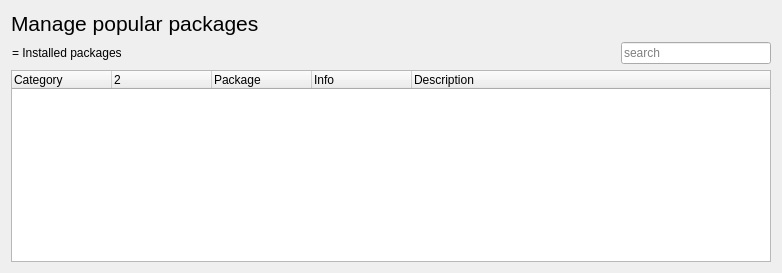
     <widget class="QWidget" name="tabPopular">
      <property name="sizePolicy">
       <sizepolicy hsizetype="Preferred" vsizetype="Expanding">
        <horstretch>0</horstretch>
        <verstretch>0</verstretch>
       </sizepolicy>
      </property>
      <attribute name="title">
       <string>Popular Applications</string>
      </attribute>
      <layout class="QGridLayout" name="gridLayout">
       <item row="3" column="0" colspan="4">
        <widget class="QTreeWidget" name="treePopularApps">
         <property name="frameShadow">
          <enum>QFrame::Shadow::Raised</enum>
         </property>
         <property name="tabKeyNavigation">
          <bool>true</bool>
         </property>
         <property name="selectionMode">
          <enum>QAbstractItemView::SelectionMode::SingleSelection</enum>
         </property>
         <column>
          <property name="text">
           <string>Category</string>
          </property>
         </column>
         <column>
          <property name="text">
           <string/>
          </property>
         </column>
         <column>
          <property name="text">
           <string>Package</string>
          </property>
         </column>
         <column>
          <property name="text">
           <string>Info</string>
          </property>
         </column>
         <column>
          <property name="text">
           <string>Description</string>
          </property>
         </column>
        </widget>
       </item>
       <item row="0" column="0" rowspan="2" colspan="2">
        <widget class="QLabel" name="label">
         <property name="text">
          <string>&lt;html&gt;&lt;head/&gt;&lt;body&gt;&lt;p&gt;&lt;span style=&quot; font-size:16pt;&quot;&gt;Manage popular packages&lt;/span&gt;&lt;/p&gt;&lt;/body&gt;&lt;/html&gt;</string>
         </property>
        </widget>
       </item>
       <item row="2" column="3">
        <widget class="QLineEdit" name="searchPopular">
         <property name="minimumSize">
          <size>
           <width>150</width>
           <height>0</height>
          </size>
         </property>
         <property name="maximumSize">
          <size>
           <width>200</width>
           <height>16777215</height>
          </size>
         </property>
         <property name="placeholderText">
          <string>search</string>
         </property>
         <property name="clearButtonEnabled">
          <bool>true</bool>
         </property>
        </widget>
       </item>
       <item row="2" column="2">
        <spacer name="horizontalSpacer">
         <property name="orientation">
          <enum>Qt::Orientation::Horizontal</enum>
         </property>
         <property name="sizeType">
          <enum>QSizePolicy::Policy::Expanding</enum>
         </property>
         <property name="sizeHint" stdset="0">
          <size>
           <width>350</width>
           <height>20</height>
          </size>
         </property>
        </spacer>
       </item>
       <item row="2" column="0" colspan="2">
        <widget class="QPushButton" name="iconInstalledPackages_5">
         <property name="styleSheet">
          <string notr="true">text-align: left</string>
         </property>
         <property name="text">
          <string>= Installed packages</string>
         </property>
         <property name="icon">
          <iconset theme="package-installed-updated"/>
         </property>
         <property name="autoDefault">
          <bool>false</bool>
         </property>
         <property name="flat">
          <bool>true</bool>
         </property>
        </widget>
       </item>
      </layout>
     </widget>
